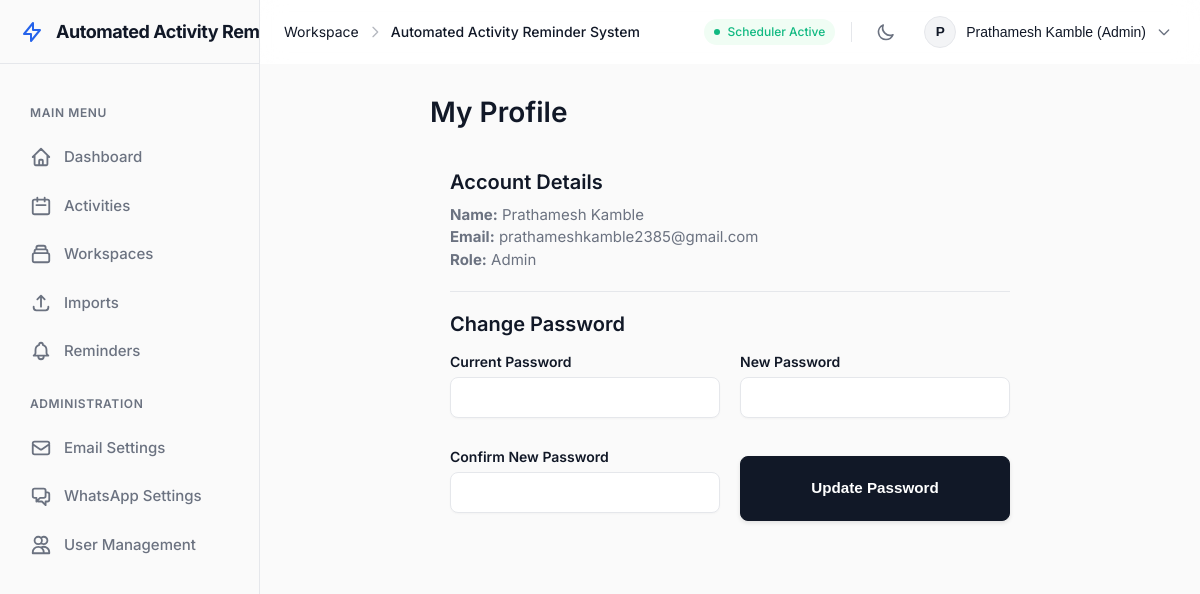
Screenshot of /profile (signed in) with the database file from the repository.
### src/db/models.py (models this page shows)
class User(Base):
    __tablename__ = "users"
    id = Column(Integer, primary_key=True)
    username = Column(String(100), unique=True, nullable=False, index=True) # Kept for legacy compatibility if needed
    email = Column(String(255), unique=True, nullable=False, index=True)
    display_name = Column(String(150), nullable=False)
    password_hash = Column(String(255), nullable=False)
    role = Column(String(20), nullable=False, default="employee")
    is_active = Column(Boolean, nullable=False, default=True)
    email_verified = Column(Boolean, nullable=False, default=False)
    must_change_password = Column(Boolean, nullable=False, default=False)
    created_at = Column(DateTime, nullable=False, default=datetime.utcnow)
    password_reset_tokens = relationship("PasswordResetToken", back_populates="user", cascade="all, delete-orphan")
    email_verification_tokens = relationship("EmailVerificationToken", back_populates="user", cascade="all, delete-orphan")
    login_history = relationship("LoginHistory", back_populates="user", cascade="all, delete-orphan")
    activities = relationship("ActivityRecord", back_populates="assigned_user")

### src/web/auth_routes.py (the view)
@router.get("/profile", response_class=HTMLResponse)
def profile_page(request: Request, db: Session = Depends(get_db)):
    user = require_login(request, db)
    if isinstance(user, RedirectResponse): return user
    return render(request, "profile.html", user=user, csrf_token=generate_csrf_token(request))

### src/web/templates/profile.html (shortened to what this page needs)
{% extends "base.html" %}
{% block content %}
<div class="content-header" style="max-width: 600px; margin: 0 auto; display: flex; justify-content: space-between; align-items: center;">
  <h1>My Profile</h1>
</div>
<section class="card" style="max-width: 600px; margin: 20px auto; padding: 20px;">
  <h2>Account Details</h2>
  <div style="margin-top: 10px;">
    <p><strong>Name:</strong> {{ user.display_name }}</p>
    <p><strong>Email:</strong> {{ user.email }}</p>
    <p><strong>Role:</strong> <span class="badge">{{ user.role|title }}</span></p>
  </div>
  <hr style="margin: 20px 0; border: 0; border-top: 1px solid var(--border-color);">
  <h2>Change Password</h2>
  <form method="post" action="/profile/password" class="form-grid" style="margin-top: 15px;">
    <label>
      Current Password
      <input type="password" name="current_password" required style="width: 100%; padding: 8px; margin-top: 5px;">
    </label>
    <label>
      New Password
      <input type="password" name="new_password" required style="width: 100%; padding: 8px; margin-top: 5px;">
    </label>
    <label>
      Confirm New Password
      <input type="password" name="confirm_password" required style="width: 100%; padding: 8px; margin-top: 5px;">
    </label>
    <button type="submit" class="button primary" style="margin-top: 10px;">Update Password</button>
  </form>
</section>
{% endblock %}

### src/web/templates/base.html (shortened to what this page needs)
<!doctype html>
<html lang="en">
<head>
  <link rel="stylesheet" href="{{ request.url_for('static', path='styles.css') }}">
</head>
<body>
  <div class="app-shell">
    <aside class="app-sidebar" id="app-sidebar">
      <div class="sidebar-header">
        <a class="sidebar-brand" href="/dashboard">
          <svg class="brand-icon" fill="none" stroke="currentColor" stroke-width="2" viewBox="0 0 24 24"><path stroke-linecap="round" stroke-linejoin="round" d="M13 10V3L4 14h7v7l9-11h-7z"></path></svg>
          <span class="sidebar-brand-text">{{ app_name }}</span>
        </a>
      </div>
      <div class="sidebar-nav">
        {% if user %}
          <div class="sidebar-nav-heading">Main Menu</div>
          <a href="/dashboard">
            <svg class="nav-icon" fill="none" stroke="currentColor" viewBox="0 0 24 24"><path stroke-linecap="round" stroke-linejoin="round" stroke-width="2" d="M3 12l2-2m0 0l7-7 7 7M5 10v10a1 1 0 001 1h3m10-11l2 2m-2-2v10a1 1 0 01-1 1h-3m-6 0a1 1 0 001-1v-4a1 1 0 011-1h2a1 1 0 011 1v4a1 1 0 001 1m-6 0h6"></path></svg>
            <span class="nav-text">Dashboard</span>
          </a>
          <a href="/activities">
            <svg class="nav-icon" fill="none" stroke="currentColor" viewBox="0 0 24 24"><path stroke-linecap="round" stroke-linejoin="round" stroke-width="2" d="M8 7V3m8 4V3m-9 8h10M5 21h14a2 2 0 002-2V7a2 2 0 00-2-2H5a2 2 0 00-2 2v12a2 2 0 002 2z"></path></svg>
            <span class="nav-text">Activities</span>
          </a>
          <a href="/collections">
            <svg class="nav-icon" fill="none" stroke="currentColor" viewBox="0 0 24 24"><path stroke-linecap="round" stroke-linejoin="round" stroke-width="2" d="M19 11H5m14 0a2 2 0 012 2v6a2 2 0 01-2 2H5a2 2 0 01-2-2v-6a2 2 0 012-2m14 0V9a2 2 0 00-2-2M5 11V9a2 2 0 012-2m0 0V5a2 2 0 012-2h6a2 2 0 012 2v2M7 7h10"></path></svg>
            <span class="nav-text">Workspaces</span>
          </a>
          <a href="/imports">
            <svg class="nav-icon" fill="none" stroke="currentColor" viewBox="0 0 24 24"><path stroke-linecap="round" stroke-linejoin="round" stroke-width="2" d="M4 16v1a3 3 0 003 3h10a3 3 0 003-3v-1m-4-8l-4-4m0 0L8 8m4-4v12"></path></svg>
            <span class="nav-text">Imports</span>
          </a>
          <a href="/reminders/preview">
            <span class="nav-text">Reminders</span>
          </a>
          {% if user.is_owner %}
            <div class="sidebar-nav-heading">Administration</div>
            <a href="/settings/email">
              <svg class="nav-icon" fill="none" stroke="currentColor" viewBox="0 0 24 24"><path stroke-linecap="round" stroke-linejoin="round" stroke-width="2" d="M3 8l7.89 5.26a2 2 0 002.22 0L21 8M5 19h14a2 2 0 002-2V7a2 2 0 00-2-2H5a2 2 0 00-2 2v10a2 2 0 002 2z"></path></svg>
              <span class="nav-text">Email Settings</span>
            </a>
            <a href="/settings/whatsapp">
              <span class="nav-text">WhatsApp Settings</span>
            </a>
            <a href="/users">
              <svg class="nav-icon" fill="none" stroke="currentColor" viewBox="0 0 24 24"><path stroke-linecap="round" stroke-linejoin="round" stroke-width="2" d="M12 4.354a4 4 0 110 5.292M15 21H3v-1a6 6 0 0112 0v1zm0 0h6v-1a6 6 0 00-9-5.197M13 7a4 4 0 11-8 0 4 4 0 018 0z"></path></svg>
              <span class="nav-text">User Management</span>
            </a>
          {% endif %}
        {% endif %}
      </div>
    </aside>
    <div class="app-content-wrapper">
      <header class="app-navbar">
        <div class="navbar-left">
          <div class="navbar-breadcrumbs desktop-only">
            <span class="breadcrumb-item text-muted">Workspace</span>
            <svg class="breadcrumb-separator" width="16" height="16" fill="none" stroke="currentColor" viewBox="0 0 24 24"><path stroke-linecap="round" stroke-linejoin="round" stroke-width="2" d="M9 5l7 7-7 7"></path></svg>
            <span class="breadcrumb-item fw-500">{{ app_name }}</span>
          </div>
        </div>
        <div class="navbar-right">
          <div class="scheduler-status desktop-only">
            <span class="status-dot pulsing"></span>
            <span class="status-text">Scheduler Active</span>
          </div>
          <button id="theme-toggle" class="icon-button theme-toggle-btn" aria-label="Toggle Theme">
            <svg width="20" height="20" fill="none" stroke="currentColor" stroke-width="2" viewBox="0 0 24 24">
              <path stroke-linecap="round" stroke-linejoin="round" d="M20.354 15.354A9 9 0 018.646 3.646 9.003 9.003 0 0012 21a9.003 9.003 0 008.354-5.646z"></path>
            </svg>
          </button>
          {% if user %}
            <div class="user-profile-menu dropdown-container">
              <button class="user-name profile-dropdown-btn">
                <div class="avatar">{{ user.display_name[:1] | upper }}</div>
                <span class="desktop-only">{{ user.display_name }} ({{ user.role|title }})</span>
                <svg class="dropdown-chevron desktop-only" width="16" height="16" fill="none" stroke="currentColor" viewBox="0 0 24 24"><path stroke-linecap="round" stroke-linejoin="round" stroke-width="2" d="M19 9l-7 7-7-7"></path></svg>
              </button>
            </div>
          {% else %}
            <div class="user-profile-menu">
              <a href="/login" class="button small ghost">Login</a>
              <a href="/signup" class="button small primary">Signup</a>
            </div>
          {% endif %}
        </div>
      </header>
      <main class="page-content">
        <div class="page">
          {% block content %}{% endblock %}
        </div>
      </main>
    </div>
  </div>
</body>
</html>

### rows the page displays
User: display_name "P", display_name "Prathamesh Kamble", role "Admin", email "prathameshkamble2385@gmail.com"

### other values shown
{{ app_name }} "Automated Activity…"
{{ app_name }} "Automated Activity Reminder System"
